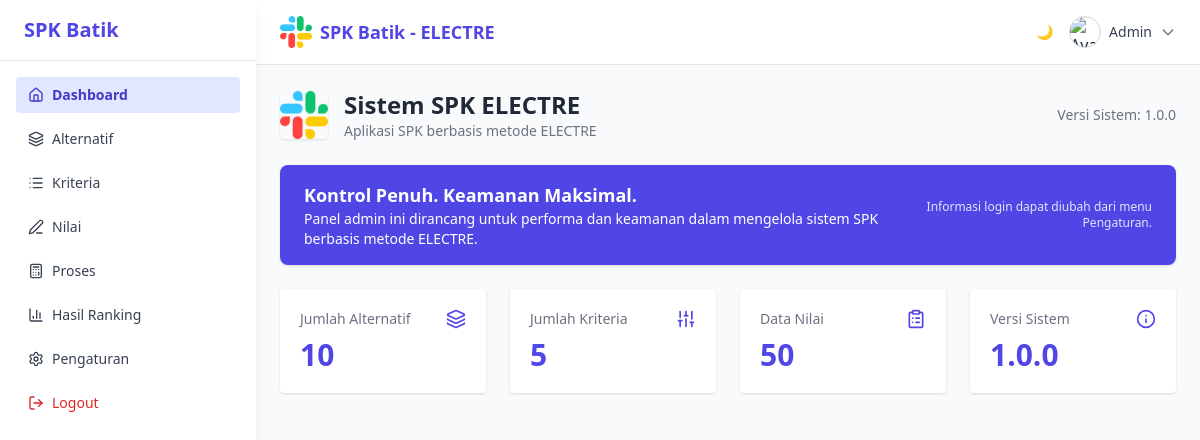
Screenshot of /app/views/dashboard/index.php (signed in) with the database file from the repository.
### tables this page shows
CREATE TABLE `pengaturan` (
  `id` int NOT NULL,
  `nama_aplikasi` varchar(100) DEFAULT NULL,
  `deskripsi` text,
  `versi` varchar(10) DEFAULT NULL,
  `logo` varchar(255) DEFAULT NULL,
  `maintenance` tinyint(1) DEFAULT '0',
  `background_image` varchar(255) DEFAULT NULL,
  `footer_text` text,
  `login_judul` varchar(255) DEFAULT 'Kontrol Penuh. Keamanan Maksimal.',
  `login_deskripsi` text
);

### app/views/dashboard/index.php (the view, shortened to what this page needs)
<?php
require_once '../../../config/db.php';
$pengaturan = $conn->query("SELECT * FROM pengaturan WHERE id = 1")->fetch(PDO::FETCH_ASSOC);
$logo = $pengaturan['logo'] ?? 'logo-batik.png';
$versiSistem = $pengaturan['versi'] ?? '-';
$loginJudul = $pengaturan['login_judul'] ?? 'Kontrol Penuh. Keamanan Maksimal.';
$loginDeskripsi = $pengaturan['login_deskripsi'] ?? 'Panel admin ini dirancang untuk performa dan keamanan dalam mengelola sistem SPK berbasis metode ELECTRE.';
?>
<!DOCTYPE html>
<html lang="id" id="htmlRoot">
<head>
  <script src="https://cdn.tailwindcss.com"></script>
</head>
<body class="min-h-screen bg-white dark:bg-gray-900 text-gray-800 dark:text-white flex transition">
  <?php include '../layouts/sidebar.php'; ?>
  <div class="ml-64 flex-1 flex flex-col">
    <?php include '../layouts/topbar.php'; ?>
    <main class="flex-1 px-6 py-6 bg-gray-50 dark:bg-gray-900 fade-in">
      <div class="flex flex-col sm:flex-row sm:items-center sm:justify-between mb-6">
        <div class="flex items-center gap-4">
          <img src="../../../assets/logo/<?= $logo ?>" class="h-12 w-12 rounded shadow" alt="Logo">
          <div>
            <h1 class="text-2xl font-bold text-gray-800 dark:text-white"><?= htmlspecialchars($pengaturan['nama_aplikasi']) ?></h1>
            <p class="text-sm text-gray-500 dark:text-gray-300"><?= htmlspecialchars($pengaturan['deskripsi']) ?></p>
          </div>
        </div>
        <div class="text-sm text-gray-500 dark:text-gray-400 mt-4 sm:mt-0">
          Versi Sistem: <span class="font-medium"><?= htmlspecialchars($versiSistem) ?></span>
        </div>
      </div>
      <div class="bg-indigo-600 dark:bg-indigo-700 text-white px-6 py-4 rounded-lg mb-6 shadow flex flex-col sm:flex-row sm:justify-between sm:items-center">
        <div>
          <h2 class="text-lg font-semibold"><?= htmlspecialchars($loginJudul) ?></h2>
          <p class="text-sm"><?= htmlspecialchars($loginDeskripsi) ?></p>
        </div>
        <div class="mt-3 sm:mt-0 text-xs text-indigo-100 sm:text-right">Informasi login dapat diubah dari menu Pengaturan.</div>
      </div>
      <?php
      $jumlahAlternatif = $conn->query("SELECT COUNT(*) FROM alternatif")->fetchColumn();
      $jumlahKriteria   = $conn->query("SELECT COUNT(*) FROM kriteria")->fetchColumn();
      $jumlahNilai      = $conn->query("SELECT COUNT(*) FROM nilai")->fetchColumn();
      ?>
      <div class="grid grid-cols-1 sm:grid-cols-2 lg:grid-cols-4 gap-6">
        <div class="bg-white dark:bg-gray-800 p-5 rounded shadow hover:shadow-md transition group">
          <div class="flex items-center justify-between">
            <h3 class="text-sm text-gray-500 dark:text-gray-400">Jumlah Alternatif</h3>
            <i data-lucide="layers" class="w-5 h-5 text-indigo-600 group-hover:scale-110 transition"></i>
          </div>
          <p class="text-3xl font-bold text-indigo-600 mt-2"><?= $jumlahAlternatif ?></p>
        </div>
        <div class="bg-white dark:bg-gray-800 p-5 rounded shadow hover:shadow-md transition group">
          <div class="flex items-center justify-between">
            <h3 class="text-sm text-gray-500 dark:text-gray-400">Jumlah Kriteria</h3>
            <i data-lucide="sliders" class="w-5 h-5 text-indigo-600 group-hover:scale-110 transition"></i>
          </div>
          <p class="text-3xl font-bold text-indigo-600 mt-2"><?= $jumlahKriteria ?></p>
        </div>
        <div class="bg-white dark:bg-gray-800 p-5 rounded shadow hover:shadow-md transition group">
          <div class="flex items-center justify-between">
            <h3 class="text-sm text-gray-500 dark:text-gray-400">Data Nilai</h3>
            <i data-lucide="clipboard-list" class="w-5 h-5 text-indigo-600 group-hover:scale-110 transition"></i>
          </div>
          <p class="text-3xl font-bold text-indigo-600 mt-2"><?= $jumlahNilai ?></p>
        </div>
        <div class="bg-white dark:bg-gray-800 p-5 rounded shadow hover:shadow-md transition group">
          <div class="flex items-center justify-between">
            <h3 class="text-sm text-gray-500 dark:text-gray-400">Versi Sistem</h3>
            <i data-lucide="info" class="w-5 h-5 text-indigo-600 group-hover:scale-110 transition"></i>
          </div>
          <p class="text-3xl font-bold text-indigo-600 mt-2"><?= htmlspecialchars($versiSistem) ?></p>
        </div>
      </div>
    </main>
  </div>
</body>
</html>

### app/views/dashboard/index.php (style rules this page uses)
.fade-in { animation: fadeIn 1s ease-out forwards; opacity: 0; transform: translateY(10px); }

### rows the page displays
pengaturan: nama_aplikasi "Sistem SPK ELECTRE", deskripsi "Aplikasi SPK berbasis metode ELECTRE", versi "1.0.0", login_judul "Kontrol Penuh. Keamanan Maksimal.", login_deskripsi "Panel admin ini dirancang untuk performa dan keamanan dalam mengelola sistem SPK berbasis metode ELECTRE."

### other values shown
$title "Dashboard"
$title "Alternatif"
$title "Kriteria"
$title "Nilai"
$title "Proses"
$title "Hasil Ranking"
$title "Pengaturan"
$_SESSION['user']['username'] "Admin"
$jumlahAlternatif "10"
$jumlahKriteria "5"
$jumlahNilai "50"
